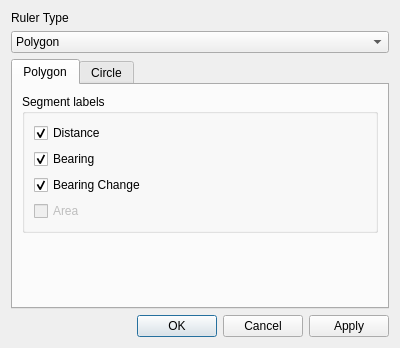
<?xml version="1.0" encoding="UTF-8"?>
<ui version="4.0">
 <class>MeasureConfigDialog</class>
 <widget class="QDialog" name="MeasureConfigDialog">
  <property name="geometry">
   <rect>
    <x>0</x>
    <y>0</y>
    <width>400</width>
    <height>348</height>
   </rect>
  </property>
  <property name="windowTitle">
   <string>Marble - Measure Tool Configuration</string>
  </property>
  <layout class="QVBoxLayout" name="verticalLayout">
   <item>
    <widget class="QLabel" name="modeLabel">
     <property name="text">
      <string>Ruler Type</string>
     </property>
    </widget>
   </item>
   <item>
    <widget class="QComboBox" name="m_modeCombo">
     <item>
      <property name="text">
       <string>Polygon</string>
      </property>
     </item>
     <item>
      <property name="text">
       <string>Circle</string>
      </property>
     </item>
    </widget>
   </item>
   <item>
    <widget class="QTabWidget" name="tabWidget">
     <property name="currentIndex">
      <number>0</number>
     </property>
     <widget class="QWidget" name="tab_1">
      <attribute name="title">
       <string>Polygon</string>
      </attribute>
      <layout class="QVBoxLayout" name="verticalLayout_3">
       <item>
        <widget class="QGroupBox" name="groupBox">
         <property name="title">
          <string>Segment labels</string>
         </property>
         <property name="checkable">
          <bool>false</bool>
         </property>
         <layout class="QVBoxLayout" name="verticalLayout_2">
          <item>
           <widget class="QCheckBox" name="m_showDistanceLabelsCheckBox">
            <property name="text">
             <string>Distance </string>
            </property>
            <property name="checked">
             <bool>true</bool>
            </property>
           </widget>
          </item>
          <item>
           <widget class="QCheckBox" name="m_showBearingLabelsCheckBox">
            <property name="text">
             <string>Bearing</string>
            </property>
            <property name="checked">
             <bool>true</bool>
            </property>
           </widget>
          </item>
          <item>
           <widget class="QCheckBox" name="m_showBearingLabelChangeCheckBox">
            <property name="text">
             <string>Bearing Change</string>
            </property>
            <property name="checked">
             <bool>true</bool>
            </property>
           </widget>
          </item>
          <item>
           <widget class="QCheckBox" name="m_showPolygonAreaLabelChangeCheckBox">
            <property name="enabled">
             <bool>false</bool>
            </property>
            <property name="text">
             <string>Area</string>
            </property>
            <property name="checked">
             <bool>false</bool>
            </property>
           </widget>
          </item>
         </layout>
        </widget>
       </item>
       <item>
        <spacer name="verticalSpacer">
         <property name="orientation">
          <enum>Qt::Vertical</enum>
         </property>
         <property name="sizeHint" stdset="0">
          <size>
           <width>20</width>
           <height>16</height>
          </size>
         </property>
        </spacer>
       </item>
      </layout>
     </widget>
     <widget class="QWidget" name="tab_2">
      <attribute name="title">
       <string>Circle</string>
      </attribute>
      <layout class="QVBoxLayout" name="verticalLayout_5">
       <item>
        <widget class="QGroupBox" name="groupBox_2">
         <property name="title">
          <string>Labels</string>
         </property>
         <property name="checkable">
          <bool>false</bool>
         </property>
         <layout class="QVBoxLayout" name="verticalLayout_4">
          <item>
           <widget class="QCheckBox" name="m_showRadiusLabelsCheckBox">
            <property name="text">
             <string>Radius</string>
            </property>
            <property name="checked">
             <bool>true</bool>
            </property>
           </widget>
          </item>
          <item>
           <widget class="QCheckBox" name="m_showCircleAreaLabelChangeCheckBox">
            <property name="text">
             <string>Area</string>
            </property>
            <property name="checked">
             <bool>true</bool>
            </property>
           </widget>
          </item>
         </layout>
        </widget>
       </item>
       <item>
        <spacer name="verticalSpacer_2">
         <property name="orientation">
          <enum>Qt::Vertical</enum>
         </property>
         <property name="sizeHint" stdset="0">
          <size>
           <width>20</width>
           <height>70</height>
          </size>
         </property>
        </spacer>
       </item>
      </layout>
     </widget>
    </widget>
   </item>
   <item>
    <widget class="QDialogButtonBox" name="m_buttonBox">
     <property name="orientation">
      <enum>Qt::Horizontal</enum>
     </property>
     <property name="standardButtons">
      <set>QDialogButtonBox::Apply|QDialogButtonBox::Cancel|QDialogButtonBox::Ok</set>
     </property>
    </widget>
   </item>
  </layout>
 </widget>
 <resources/>
 <connections>
  <connection>
   <sender>m_buttonBox</sender>
   <signal>accepted()</signal>
   <receiver>MeasureConfigDialog</receiver>
   <slot>accept()</slot>
   <hints>
    <hint type="sourcelabel">
     <x>199</x>
     <y>322</y>
    </hint>
    <hint type="destinationlabel">
     <x>199</x>
     <y>173</y>
    </hint>
   </hints>
  </connection>
  <connection>
   <sender>m_buttonBox</sender>
   <signal>rejected()</signal>
   <receiver>MeasureConfigDialog</receiver>
   <slot>reject()</slot>
   <hints>
    <hint type="sourcelabel">
     <x>199</x>
     <y>322</y>
    </hint>
    <hint type="destinationlabel">
     <x>199</x>
     <y>173</y>
    </hint>
   </hints>
  </connection>
 </connections>
</ui>
